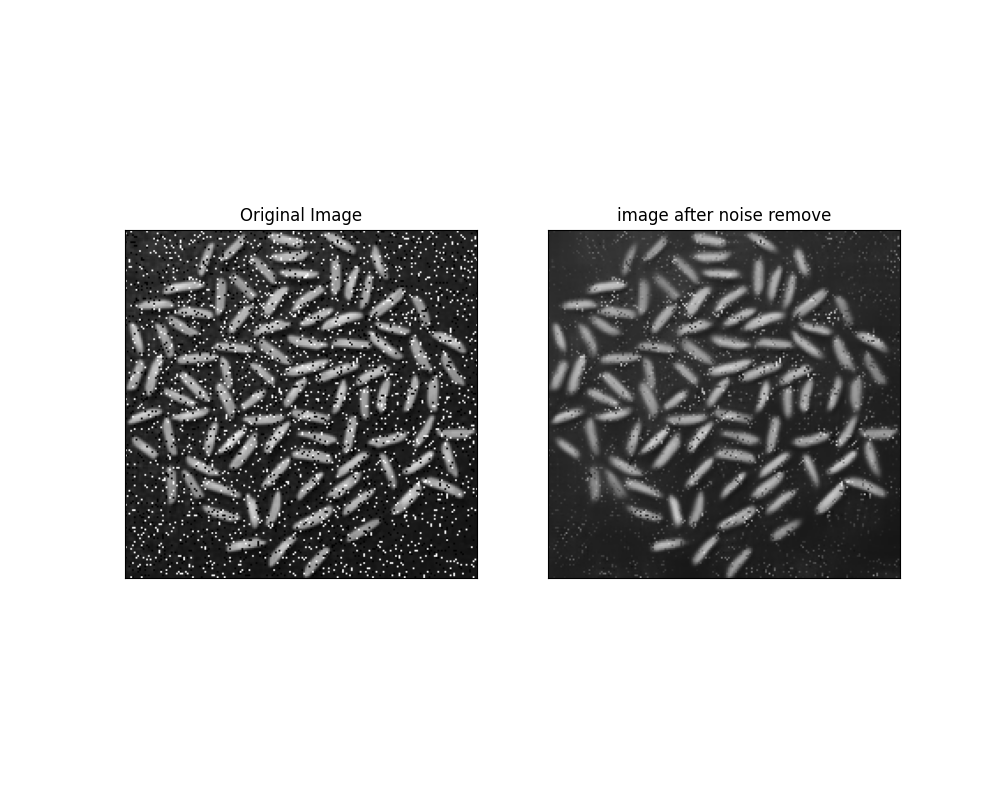

Generate this figure with Python:
import numpy as np 
import cv2 
from matplotlib import pyplot as plt 

image = cv2.imread("/Users/admin/Desktop/Maleesha’s Air/Maleesha's Air/KDU/Semester 5/Image processing and machine vision/Assignment/assignment_01_images/rice_salt_pepper_noise.png") 
noise_removed_img=	cv2.fastNlMeansDenoising(image, None,40,7,21) 

images = [image, noise_removed_img]

titles = ['Original Image', "image after noise remove"]

plt.figure(figsize=(10, 8))
for i in range(2):
    plt.subplot(1, 2, i+1)
    plt.imshow(images[i], 'gray')
    plt.title(titles[i])
    plt.xticks([]), plt.yticks([])
plt.savefig("Q5/partc.png")
plt.show()